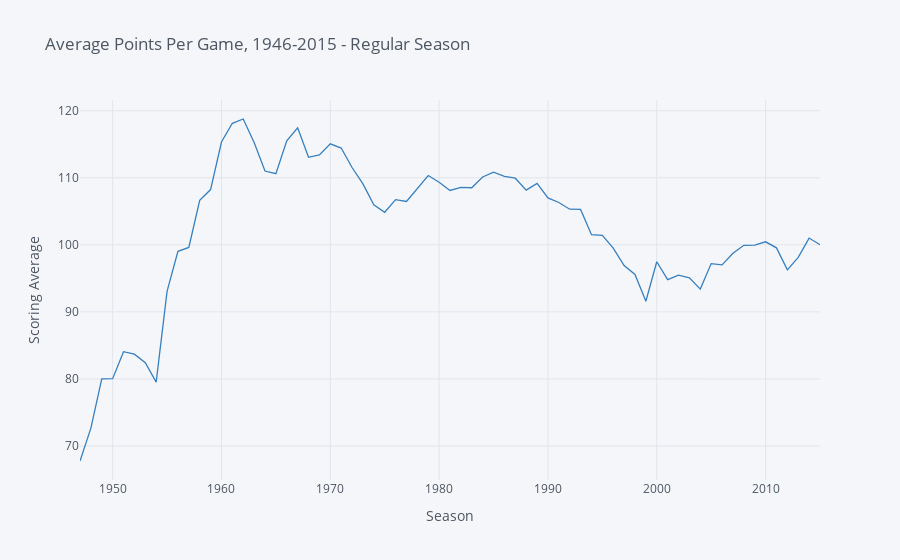

Write notebook code for a chart like this one.
### Code cell
# regular season avg points per game
reg_season_scoring_avg.iplot(title='Average Points Per Game, 1946-2015 - Regular Season',xTitle='Season',yTitle='Scoring Average',colors='blue')

### Figure 1 — Plotly figure (JSON) as saved in the notebook; plotly's stock layout.template omitted (floating-point values rounded to 4 significant figures)
{"data": [{"line": {"color": "rgba(55, 128, 191, 1.0)", "dash": "solid", "shape": "linear", "width": 1.3}, "mode": "lines", "name": "pts", "text": "", "type": "scatter", "x": [1947, 1948, 1949, 1950, 1951, 1952, 1953, 1954, 1955, 1956, 1957, 1958, 1959, 1960, 1961, 1962, 1963, 1964, 1965, 1966, 1967, 1968, 1969, 1970, 1971, 1972, 1973, 1974, 1975, 1976, 1977, 1978, 1979, 1980, 1981, 1982, 1983, 1984, 1985, 1986, 1987, 1988, 1989, 1990, 1991, 1992, 1993, 1994, 1995, 1996, 1997, 1998, 1999, 2000, 2001, 2002, 2003, 2004, 2005, 2006, 2007, 2008, 2009, 2010, 2011, 2012, 2013, 2014, 2015], "y": [67.76, 72.65, 80.01, 80.04, 84.06, 83.7, 82.41, 79.53, 93.06, 99.03, 99.62, 106.6, 108.2, 115.3, 118.1, 118.8, 115.3, 111.0, 110.6, 115.5, 117.4, 113.0, 113.4, 115.1, 114.4, 111.5, 109.1, 106.0, 104.9, 106.7, 106.5, 108.5, 110.3, 109.3, 108.1, 108.6, 108.5, 110.1, 110.8, 110.2, 109.9, 108.2, 109.2, 107.0, 106.3, 105.3, 105.3, 101.5, 101.4, 99.5, 96.9, 95.57, 91.58, 97.47, 94.81, 95.48, 95.08, 93.4, 97.2, 97.01, 98.74, 99.92, 99.95, 100.4, 99.55, 96.26, 98.14, 101.0, 100.0]}], "layout": {"legend": {"bgcolor": "#F5F6F9", "font": {"color": "#4D5663"}}, "paper_bgcolor": "#F5F6F9", "plot_bgcolor": "#F5F6F9", "title": {"font": {"color": "#4D5663"}, "text": "Average Points Per Game, 1946-2015 - Regular Season"}, "xaxis": {"gridcolor": "#E1E5ED", "showgrid": true, "tickfont": {"color": "#4D5663"}, "title": {"font": {"color": "#4D5663"}, "text": "Season"}, "zerolinecolor": "#E1E5ED"}, "yaxis": {"gridcolor": "#E1E5ED", "showgrid": true, "tickfont": {"color": "#4D5663"}, "title": {"font": {"color": "#4D5663"}, "text": "Scoring Average"}, "zerolinecolor": "#E1E5ED"}}}
